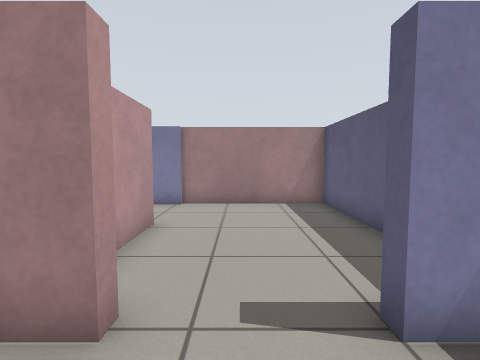
view 1 (above)

12 first-person views from a walk through a world built for the Gazebo simulator. The camera is 0.83 m above the floor, tilts 4° down and sees 85° across. The floor is counted in squares, 0.5 m on a side. Each view is taken from the middle of a square. On the plan, view 1 faces up. The plan holds only what a view shows up to about 14 squares ahead; the rest is blank. Robots are left out.

view 2
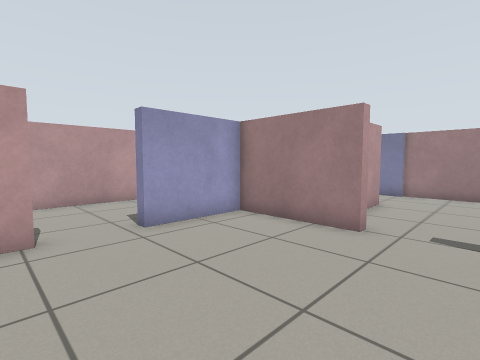

view 3
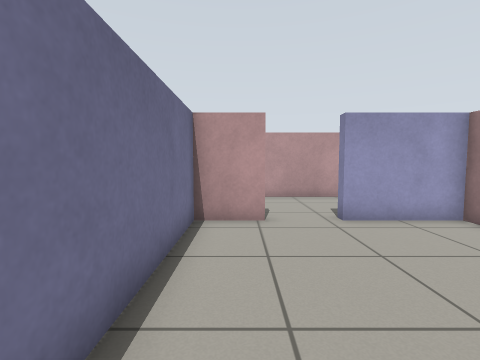

view 4
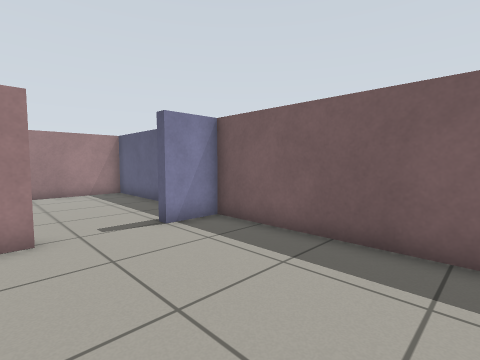

view 5
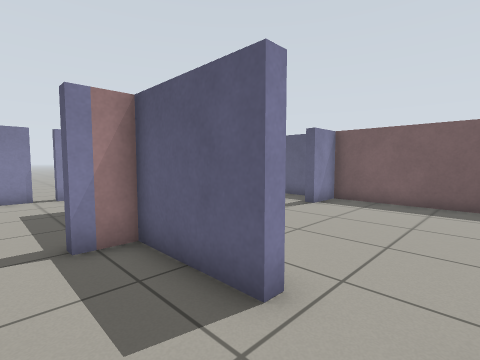

view 6
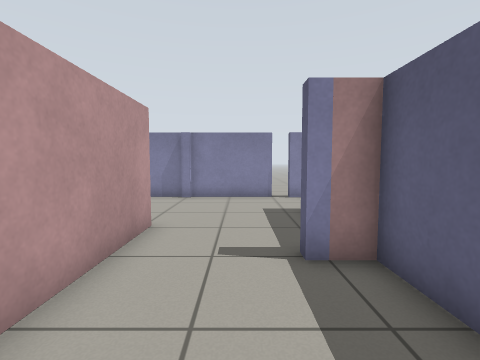

view 7
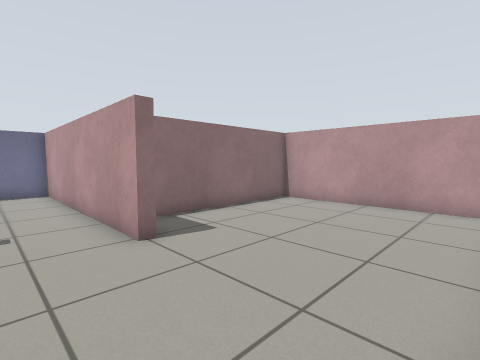

view 8
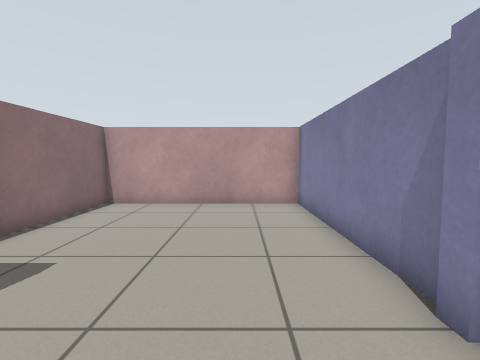

view 9
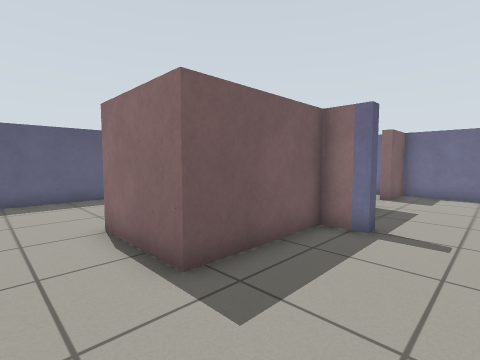

view 10
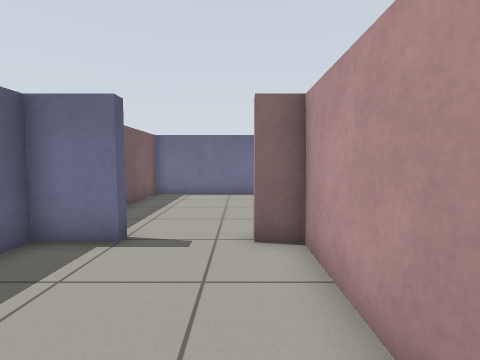

view 11
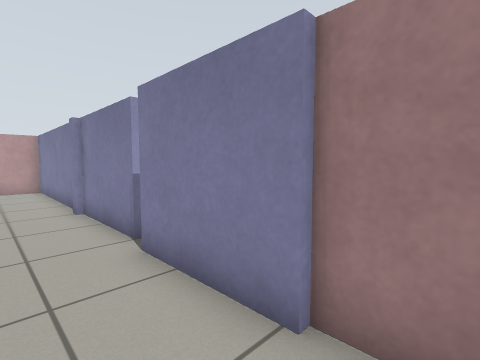

view 12
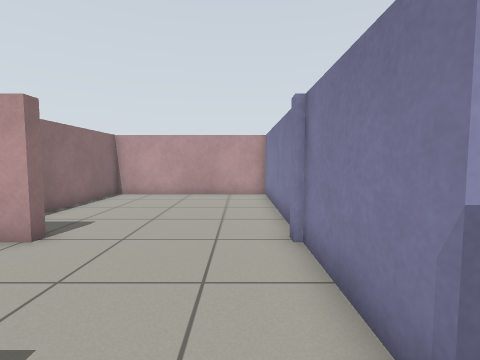

### Floor plan
Points are (right, up) in squares from view 1. A wall is a line through its corners. A room is listed if a view was taken in it or the views show most of it. See-through windows are left out.
Room 1 (views 1, 2, 3, 4)
walls: (-1.3, 2.7) (-1.3, 2.3) (-5.3, 2.3) (-5.3, -1.1); (-5.7, -3.3) (-5.3, -3.3) (-5.3, -5.3) (3.3, -5.3) (3.3, 2.3) (1.5, 2.3)
ways out: opening at (-6, -2.5) to room 2; opening at (0, 3) to room 3
Room 2 (views 5, 6, 7, 8, 9, 12)
walls: (-10.8, 4.7) (-10.3, 4.7) (-10.3, -5.3) (-5.7, -5.3) (-5.7, -3.3); (-10.2, 10.1) (-10.8, 10.1); (-10.6, 10.3) (-18.3, 10.3) (-18.3, 2.7) (-11.6, 2.7); (-6.4, 10.3) (-10.4, 10.3); (-5.3, -1.1) (-5.7, -1.1) (-5.7, 2.3) (-6.9, 2.3) (-6.9, 2.7) (-5.7, 2.7) (-5.7, 6.9) (-2.3, 6.9); (-2.2, 10.1) (-5.7, 10.1) (-5.7, 10.5); (-1.4, 10.3) (-2.4, 10.3)
ways out: opening at (-6, -2.5) to room 1; opening at (-1.5, 8.5) to room 3; opening at (-6, 11)
Room 3 (views 10, 11)
walls: (-2.3, 6.9) (-2.3, 2.7) (-1.3, 2.7); (1.5, 2.3) (1.5, 2.7) (3.3, 2.7) (3.3, 10.3) (-1.4, 10.3)
ways out: opening at (0, 3) to room 1; opening at (-1.5, 8.5) to room 2

Where each view was taken, in squares from view 1:
view 1: 0 up, 0 right, facing up
view 2: 4 down, 1 right, facing up-left
view 3: 4 down, 2 right, facing left
view 4: 4 down, 2 left, facing up-right
view 5: 3 down, 8 left, facing up-right
view 6: 2 down, 8 left, facing up
view 7: 10 up, 8 left, facing down-left
view 8: 8 up, 8 left, facing left
view 9: 9 up, 9 left, facing down-right
view 10: 8 up, 1 left, facing down
view 11: 8 up, 1 left, facing up-left
view 12: 9 up, 5 left, facing left
